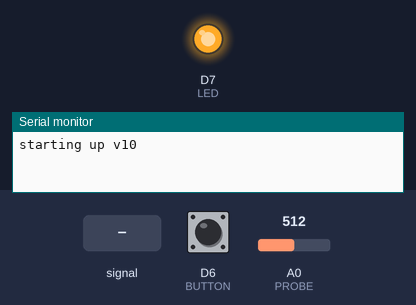
Simulated run of this sketch. Board: ESP8266 (NodeMCU). On the bench: output pins drawn as LEDs (lit = HIGH), the last lines printed to the serial monitor. Inputs (shaded band) come from the test bench; at power-on: A0 (PROBE) = 512, D6 (BUTTON) LOW.

Above: at 2.2 s.
2.3 s: A0 (PROBE) fed a 200 Hz sine of ±255 counts around its level
3.8 s: A0 (PROBE) set to 0
At 5.0 s:
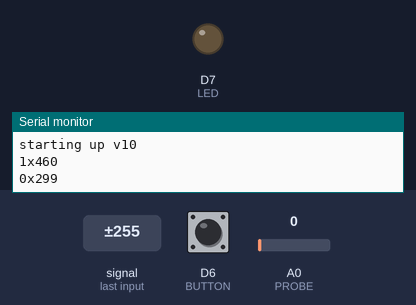
5.3 s: D6 (BUTTON) pulled HIGH for 0.15 s
7.3 s: A0 (PROBE) set to 690
8.8 s: A0 (PROBE) set to 709
At 10.1 s:
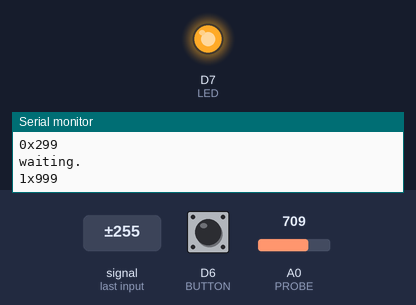
Timing chart, 0 to 11.3 s (numbered marks = the images above; inputs shaded):
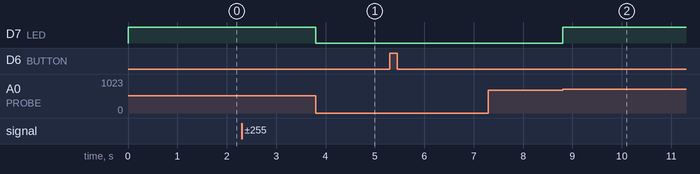

The sketch:

fuck-with-drones.ino
```cpp
/*
 * Project fuck-with-drones
 * Description:
 * Author:
 * Date:
 */
int count = 0;
int oldValue = -1;
#define LED D7
#define PROBE A0
#define BUTTON D6
// setup() runs once, when the device is first turned on.
void setup() {
  pinMode(PROBE, INPUT_PULLDOWN);
  pinMode(LED, OUTPUT);
  pinMode(BUTTON, INPUT_PULLDOWN);
  Serial.begin(9600);
  Serial.println("starting up v10");
  Serial.flush();
  digitalWrite(LED, HIGH);
  delay(1000);
}

// loop() runs over and over again, as quickly as it can execute.
void loop() {
  if(digitalRead(BUTTON)) {
    delay(500);
    Serial.println("waiting.");
    return;
  }
  int newValue = analogRead(PROBE);
  count++;
  if (abs(newValue - oldValue) > 700) {
    Serial.println();
    int bit = 0;
    if (newValue > oldValue) bit = 1;
    int times = (micros() - count) / 5000;
    Serial.print(bit);
    Serial.print("x");
    Serial.println(times);

    oldValue = newValue;
    digitalWrite(LED, newValue);
    count = micros();
  }
}
```

Measured:
- the behaviour switches between 700 and 701 on A0 (PROBE) (found by bisection; images 1 and 2)
- after the input at 3.8 s, D7 (LED): HIGH → LOW at once
- after the input at 7.3 s, every drawn part: stays the same
- after the input at 8.8 s, D7 (LED): LOW → HIGH at once
